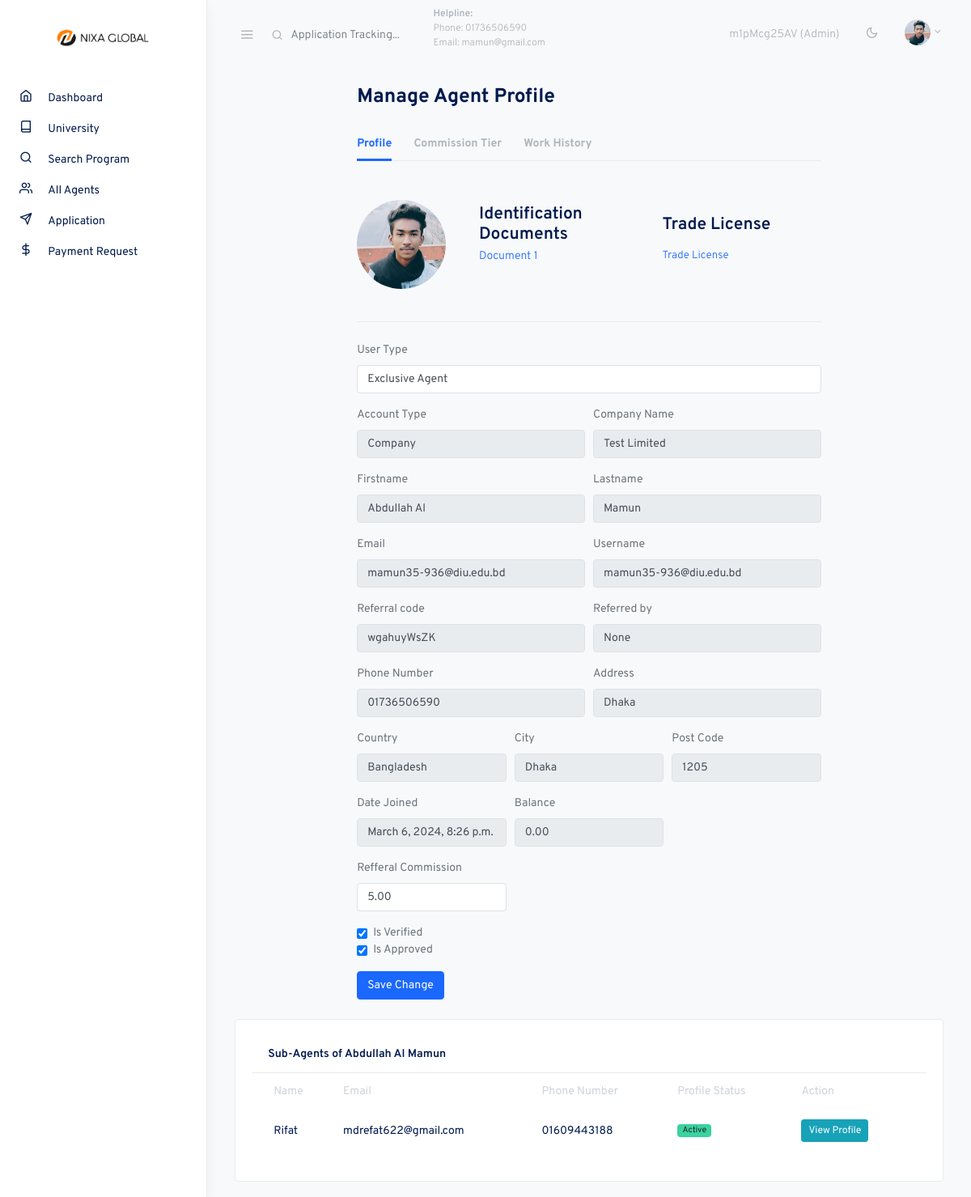
Page /profile_manage/14 (signed in) on the committed database.
### account/models.py (models this page shows, shortened)
class CustomUser(AbstractUser):
    user_type = models.CharField(max_length=20, choices=UserType.choices, default=UserType.AGENT)
    account_type = models.CharField(max_length=20, choices=AccountType.choices, default=AccountType.INDIVIDUAL)
    email = models.EmailField(unique=True)
    phone_number = models.CharField(max_length=20)
    address = models.CharField(max_length=200)
    country = models.CharField(max_length=100)
    city = models.CharField(max_length=100)
    post_code = models.CharField(max_length=20)
    referral_code = models.CharField(max_length=20, unique=True, blank=True, null=True)
    referred_by = models.ForeignKey('self', on_delete=models.SET_NULL, null=True, blank=True)
    is_verified = models.BooleanField(default=False)
    email_verification_token = models.CharField(max_length=100, blank=True, null=True)
    email_verification_sent_at = models.DateTimeField(null=True, blank=True)
    identification_document = models.ForeignKey('IdentificationDocument', on_delete=models.SET_NULL, null=True, blank=True)
    avatar = models.ImageField(upload_to='avatars/', blank=True)
    company_name = models.CharField(max_length=200, null=True, blank=True)
    profession = models.CharField(max_length=100, null=True, blank=True)
    balance =models.DecimalField(max_digits=10, decimal_places=2, default=0.00)
    reffer_commission =models.DecimalField(max_digits=10, decimal_places=2, default=0.00)
    @property
    def is_admin(self):
        return self.user_type == UserType.ADMIN
    class Meta:
        verbose_name = "User"
        verbose_name_plural = "     Users"

class DocumentImage(models.Model):
    identification_document = models.ForeignKey(IdentificationDocument, on_delete=models.CASCADE)
    image = models.ImageField(upload_to='user_document_images')
    class Meta:
        verbose_name = "Doc Image"
        verbose_name_plural = " Doc Images"

### core/views.py (the view, shortened to what this page needs)
# urls.py: path('profile_manage/<int:pk>', views.profile_manage, name="profile_manage"),
@login_required
@admin_required
def profile_manage(request, pk):
    user = CustomUser.objects.get(pk=pk)
    referrals = CustomUser.objects.filter(referred_by=user.id)
    documents = DocumentImage.objects.filter(identification_document__user=user)
    try:
        company = Company.objects.get(user=user)
        trade_license = company.trade_license
    except Company.DoesNotExist:
        trade_license = None
    return render(request, 'portal/profile_manage.html', {'user':user, 'documents': documents, 'trade_license': trade_license, 'referrals':referrals})

### templates/portal/profile_manage.html (shortened to what this page needs)
{% extends 'portal/assets/base.html' %}
{% load static %}
{% block content %}
<div class="container-fluid">
    <div class="row justify-content-center">
      <div class="col-12 col-lg-10 col-xl-8">
        <h2 class="h3 mb-4 page-title">Manage Agent Profile</h2>
        <div class="my-4">
          <ul class="nav nav-tabs mb-4" id="myTab" role="tablist">
            <li class="nav-item">
              <a class="nav-link active" id="home-tab" data-toggle="tab" href="#home" role="tab" aria-controls="home" aria-selected="true">Profile</a>
            </li>
            <li class="nav-item">
              <a class="nav-link" href="{% url 'core:comission_manage' user.id|urlencode %}">Commission Tier</a>
            </li>
            <li class="nav-item">
              <a class="nav-link" href="{% url 'core:agent_applications' user.id|urlencode %}" >Work History</a>
            </li>
          </ul>
          <form method="POST" action="{% url 'core:profile_manage' user.id %}" enctype="multipart/form-data">
            <div class="row mt-5 align-items-center">
              <div class="col-md-3 mb-3">
                <div class="avatar avatar-xl" id="avatar-container">
                    {% if user.avatar %}
                        <img src="{{ user.avatar.url }}" alt="..." class="avatar-img rounded-circle">
                    {% else %}
                        <img src="{% static 'assets/portal/./assets/avatars/face-1.jpg' %}" alt="..." class="avatar-img rounded-circle">
                    {% endif %}
                </div>
              </div>
              <div class="col">
                <div class="row align-items-center">
                  <div class="col-md-6">
                    <h4 class="mb-1">Identification Documents</h4>
                  </div>
                  {% if user.account_type == 'Company' %}
                  <div class="col-md-6">
                    <h4 class="mb-1">Trade License</h4>
                  </div>
                  {% endif %}
                </div>
                <div class="row mb-4">
                  <div class="col-md-6">
                    <p class="text-muted">
                      {% for document in documents %}
                          <a href="{{ document.image.url }}" alt="Document Image">Document {{forloop.counter}}</a>
                      {% empty %}
                          <p>No documents found.</p>
                      {% endfor %}
                    </p>
                  </div>
                  {% if user.account_type == 'Company' %}
                  <div class="col-6">
                    <p class="small mb-0 text-muted">
                      {% if trade_license %}
                      <a href="{{ trade_license.url }}" alt="Document Image">Trade License</a>
                      {% endif %}
                    </p>
                  </div>
                  {% endif %}
                </div>
              </div>
            </div>
            <hr class="my-4">
            <div class="form-group mb-3">
              <label for="custom-select">User Type</label>
              <select name="user_type" class="custom-select" id="custom-select" name="user_type">
                <option value="Exclusive Agent" {% if user.user_type == 'Exclusive Agent' %} selected {% endif %}>Exclusive Agent</option>
              </select>
            </div>
            <div class="form-row">
              <div class="form-group col-md-6">
                  <label for="firstname">Account Type</label>
                  <input type="text" disabled class="form-control" value="{{user.account_type}}">
              </div>
              {% if user.account_type == 'Company' %}
              <div class="form-group col-md-6">
                  <label for="firstname">Company Name</label>
                  <input type="text" disabled class="form-control" value="{{user.company_name}}">
              </div>
              {% elif user.account_type == 'Individual' %}
              <div class="form-group col-md-6">
                <label for="firstname">Profession</label>
                <input type="text" disabled name="profession" class="form-control" value="{{user.profession}}">
              </div>
              {% endif %}
            </div>
            <div class="form-row">
                <div class="form-group col-md-6">
                    <label for="firstname">Firstname</label>
                    <input type="text" disabled id="firstname" name="first_name" class="form-control" value="{{user.first_name}}">
                </div>
                <div class="form-group col-md-6">
                    <label for="lastname">Lastname</label>
                    <input type="text" disabled id="lastname" name="last_name" class="form-control" value="{{user.last_name}}">
                </div>
            </div>
            <div class="form-row">
                <div class="form-group col-md-6">
                    <label for="inputEmail4">Email</label>
                    <input type="email" disabled class="form-control" id="inputEmail4" value="{{user.email}}">
                  </div>
                  <div class="form-group col-md-6">
                    <label for="inputAddress5">Username</label>
                    <input type="text" disabled class="form-control" id="inputAddress5" value="{{user.username}}">
                  </div>
            </div>
            <div class="form-row">
                <div class="form-group col-md-6">
                    <label for="inputEmail4">Referral code</label>
                    <input type="text" disabled class="form-control" id="inputEmail4" value="{{user.referral_code}}">
                  </div>
                  <div class="form-group col-md-6">
                    <label for="inputAddress5">Referred by</label>
                    <input type="text" disabled class="form-control" id="inputAddress5" value="{{user.referred_by}}">
                  </div>
            </div>
            <div class="form-row">
                <div class="form-group col-md-6">
                    <label for="inputEmail4">Phone Number</label>
                    <input type="text" disabled name="phone_number" class="form-control" id="inputEmail4" value="{{user.phone_number}}">
                  </div>
                  <div class="form-group col-md-6">
                    <label for="inputAddress5">Address</label>
                    <input type="text" disabled name="address" class="form-control" id="inputAddress5" value="{{user.address}}">
                  </div>
            </div>
            <div class="form-row">
                <div class="form-group col-md-4">
                    <label for="inputEmail4">Country</label>
                    <input type="text" disabled name="country" class="form-control" id="inputEmail4" value="{{user.country}}">
                </div>
                <div class="form-group col-md-4">
                    <label for="inputAddress5">City</label>
                    <input type="text" disabled name="city" class="form-control" id="inputAddress5" value="{{user.city}}">
                </div>
                <div class="form-group col-md-4">
                    <label for="inputAddress5">Post Code</label>
                    <input type="text" disabled name="post_code" class="form-control" id="inputAddress5" value="{{user.post_code}}">
                </div>
            </div>
            <div class="form-row">
                <div class="form-group col-md-4">
                    <label for="inputEmail4">Date Joined</label>
                    <input type="text" disabled class="form-control" id="inputEmail4" value="{{user.date_joined}}">
                </div>
                <div class="form-group col-md-4">
                  <label for="inputEmail4">Balance</label>
                  <input type="text" disabled class="form-control" id="inputEmail4" value="{{user.balance}}">
              </div>
            </div>
            <div class="form-row">
              <div class="form-group col-md-4">
                  <label for="inputEmail4">Refferal Commission</label>
                  <input type="text" name="reffer_commission" class="form-control" id="inputEmail4" value="{{user.reffer_commission}}">
              </div>
          </div>
            <div class="form-group">
              <div class="form-check col-md-6">
                  <input class="form-check-input" name="is_verified" type="checkbox" {% if user.is_verified %}checked{% endif %} id="isVerifiedCheckbox">
                  <label class="form-check-label" for="isVerifiedCheckbox">Is Verified</label>
              </div>
              <div class="form-check col-md-6">
                  <input class="form-check-input" name="is_active" type="checkbox" {% if user.is_active %}checked{% endif %} id="isActiveCheckbox">
                  <label class="form-check-label" for="isActiveCheckbox">Is Approved</label>
              </div>
            </div>
            <button type="submit" class="btn btn-primary">Save Change</button>
          </form>
        </div>
      </div>
    </div>
    <div class="card">
      <div class="card-body">
        <div class="card-header">
          <strong class="card-title">Sub-Agents of {{user.first_name}} {{user.last_name}}</strong>
        </div>
        <div class="col-12 col-md-1-">
          <table class="table table-borderless table-striped">
            <thead>
              <tr role="row">
                <th>Name</th>
                <th>Email</th>
                <th>Phone Number</th>
                <th>Profile Status</th>
                <th>Action</th>
              </tr>
            </thead>
            <tbody>
              {% for item in referrals %}
                <tr>
                  <th scope="col">{{item.first_name}} {{item.last_name}}</th>
                  <th>{{item.email}}</th>
                  <th>{{item.phone_number}}</th>
                  <th>
                    <span class="badge badge-pill {% if user.is_active %}badge-success{% else %}badge-danger{% endif %}" >{% if user.is_active %}Active{% else %}Inactive{% endif %}</span>
                  </th>
                  <th>
                    <a href="{% url 'core:profile_manage' item.id %}">
                      <button class="btn btn-sm btn-info">View Profile</button>
                    </a>
                  </th>
                </tr>
              {% endfor %}
            </tbody>
          </table>
        </div>
      </div>
    </div>
  </div>
</div>
{% endblock %}

### templates/portal/assets/navbar.html (shortened to what this page needs)
{% load static %}
<nav class="topnav navbar navbar-light">
    <button type="button" class="navbar-toggler text-muted mt-2 p-0 mr-3 collapseSidebar">
      <i class="fe fe-menu navbar-toggler-icon"></i>
    </button>
    <form class="form-inline mr-auto searchform text-muted" method="POST" action="{% url 'core:search_application' %}">
      <input class="form-control mr-sm-2 bg-transparent border-0 pl-4 text-muted" name="search_application" type="search" placeholder="Application Tracking..." aria-label="Search">
      <div style="font-size: 12px;">
        <p><span class="font-weight-bold">Helpline:</span> <br> <span>Phone: 01736506590</span> <br> <span>Email: mamun@gmail.com</span></p>
      </div>
    </form>
    <ul class="nav">
      <li class="nav-item nav-notif">
        <a class="nav-link text-muted my-2">
          {{request.user.referral_code}} ({{request.user.user_type}})
        </a>
      </li>
      <li class="nav-item">
        <a class="nav-link text-muted my-2" href="#" id="modeSwitcher" data-mode="light">
          <i class="fe fe-sun fe-16"></i>
        </a>
      </li>
      <li class="nav-item dropdown">
        <a class="nav-link dropdown-toggle text-muted pr-0" href="#" id="navbarDropdownMenuLink" role="button" data-toggle="dropdown" aria-haspopup="true" aria-expanded="false">
          <span class="avatar avatar-sm mt-2">
            {% if user.avatar %}
                <img src="{{ user.avatar.url }}" alt="..." class="avatar-img rounded-circle">
            {% else %}
                <img src="{% static 'assets/portal/./assets/avatars/face-1.jpg' %}" alt="..." class="avatar-img rounded-circle">
            {% endif %}
          </span>
        </a>
      </li>
    </ul>
  </nav>

### static/assets/portal/css/feather.css (style rules this page uses)
.fe { font-family: "feather" !important; speak: none; font-style: normal; font-weight: normal; font-variant: normal; text-transform: none; line-height: 1; -webkit-font-smoothing: antialiased; -moz-osx-font-smoothing: grayscale; }
.fe-16 { font-size: 16px; }
.fe-menu:before { content: ""; }
.fe-sun:before { content: ""; }

### rows in the picture
CustomUser: user.referral_code "m1pMcg25AV", user.user_type "Admin"
CustomUser: avatar (picture), user_type "Exclusive Agent", account_type "Company", company_name "Test Limited", first_name "Abdullah Al", last_name "Mamun", email "mamun35-936@diu.edu.bd", username "mamun35-936@diu.edu.bd", referral_code "wgahuyWsZK", referred_by "None", phone_number "01736506590", address "Dhaka", country "Bangladesh", city "Dhaka", post_code "1205", date_joined "March 6, 2024, 8:26 p.m.", balance "0.00", reffer_commission "5.00", is_verified "☑", is_active "☑"
CustomUser: first_name "Rifat", email "mdrefat622@gmail.com", phone_number "01609443188"
